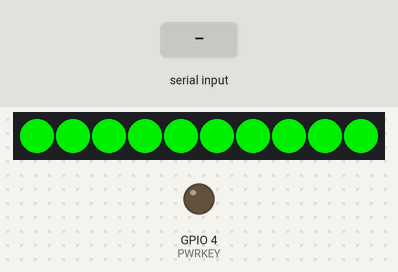
Bench run of a sketch on a simulated ESP32. Parts: 10 RGB LEDs in strip order, left to right, output pins drawn as LEDs (lit = HIGH). The test bench sets the inputs (shaded band). Dim RGB values are drawn brighter than linear; the modem accepts every AT command (registered, SIM ready, sends succeed) and sends nothing else; what the sketch prints to the serial monitor is not drawn.

Above: at 8.2 s.
8.3 s: "+CSQ::45\n" received over the second serial link
At 8.55 s:
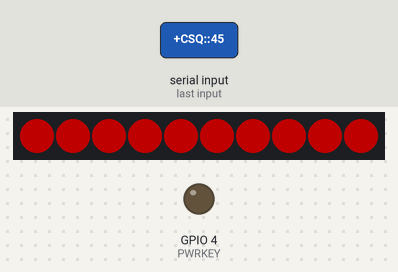
At 11.0 s:
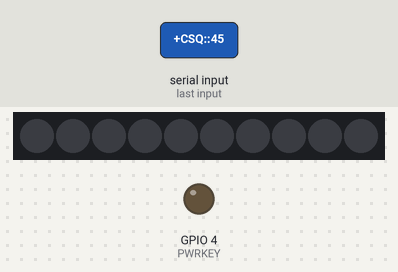
11.3 s: "+CMT:90\n" received over the second serial link
At 13.9 s:
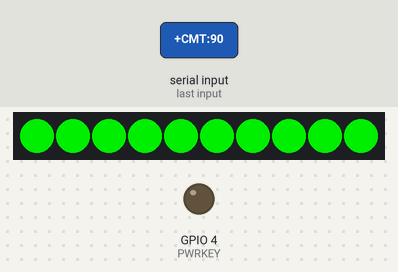
Timing chart, 0 to 15.4 s (numbered marks = the images above; inputs shaded):
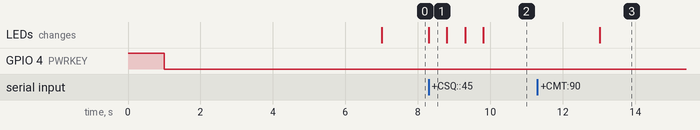

The sketch:

Act3-Text-to-Control.ino
```cpp
#include <HardwareSerial.h>
#include <Adafruit_NeoPixel.h>

#define GSM_RX 17
#define GSM_TX 16
#define PWRKEY 4
HardwareSerial gsm(1);

#define LED_PIN 14
#define NUM_LEDS 10
Adafruit_NeoPixel strip(NUM_LEDS, LED_PIN, NEO_GRB + NEO_KHZ800);

// ----------------------------------------------------
// Color structure for storing RGB values
// ----------------------------------------------------
struct RGB { uint8_t r, g, b; };

// Convert text → actual RGB color
RGB getColor(String color) {
  color.trim();
  color.toUpperCase();

  if (color == "RED")     return {255, 0, 0};
  if (color == "GREEN")   return {0, 255, 0};
  if (color == "BLUE")    return {0, 0, 255};
  if (color == "YELLOW")  return {255, 255, 0};
  if (color == "CYAN")    return {0, 255, 255};
  if (color == "MAGENTA") return {255, 0, 255};
  if (color == "WHITE")   return {255, 255, 255};
  if (color == "OFF")     return {0, 0, 0};

  return {0, 255, 0};  // default = GREEN
}
//message format- BRIGHTNESS:100 COLOR:RED
// ----------------------------------------------------
// Apply color + brightness to NeoPixel strip
// ----------------------------------------------------
void setNeoPixelColor(RGB col, int brightness = 255) {
  brightness = constrain(brightness, 0, 255);

  uint8_t r = (col.r * brightness) / 255;
  uint8_t g = (col.g * brightness) / 255;
  uint8_t b = (col.b * brightness) / 255;

  for (int i = 0; i < NUM_LEDS; i++) {
    strip.setPixelColor(i, strip.Color(r, g, b));
  }
  strip.show();
}

// ----------------------------------------------------
// GLOBAL STATE
// ----------------------------------------------------
String smsBuffer = "";

RGB lastColor = {0, 255, 0}; // Default GREEN
int currentBrightness = 200;

unsigned long previousMillis = 0;
unsigned long blinkTimer = 0;
bool blinkState = false;

bool noSignal = false;               // updated via +CSQ:
bool waitingForSMSBody = false;      // true when next line is actual SMS text

const long interval = 50;

// ----------------------------------------------------
// Request for GSM signal quality (CSQ)
// ----------------------------------------------------
void checkGSMSignal() {
  gsm.println("AT+CSQ");
}

// ----------------------------------------------------
// SETUP
// ----------------------------------------------------
void setup() {
  Serial.begin(115200);
  gsm.begin(9600, SERIAL_8N1, GSM_RX, GSM_TX);
  pinMode(PWRKEY, OUTPUT);

  // Proper SIM800C power-on pulse
  digitalWrite(PWRKEY, HIGH);
  delay(1000);
  digitalWrite(PWRKEY, LOW);
  delay(5000);

  Serial.println("Booting SIM800C...");

  // Text mode SMS
  gsm.println("AT+CMGF=1");
  delay(500);

  // Auto print received SMS to serial
  gsm.println("AT+CNMI=2,2,0,0,0");
  delay(500);

  strip.begin();
  setNeoPixelColor(lastColor, currentBrightness);

  Serial.println("GSM Ready… Waiting for signal.");
}

// ----------------------------------------------------
// MAIN LOOP
// ----------------------------------------------------
void loop() {

  unsigned long currentMillis = millis();

  // ----------- NON-BLOCKING GSM CHECK -----------
  if (currentMillis - previousMillis >= interval) {
    previousMillis = currentMillis;

    // Collect all characters from GSM
    while (gsm.available()) {
      char c = gsm.read();
      smsBuffer += c;
    }

    // Process complete lines only
    int newLineIndex = smsBuffer.indexOf('\n');
    if (newLineIndex != -1) {

      String line = smsBuffer.substring(0, newLineIndex + 1);
      smsBuffer = smsBuffer.substring(newLineIndex + 1);

      line.trim();

      // ---------- 1. Check for signal quality response ----------
      if (line.startsWith("+CSQ:")) {
        int val = line.substring(line.indexOf(":") + 1).toInt();
        noSignal = (val <= 5);
        return;  // done
      }

      // ---------- 2. Check for SMS header ----------
      if (line.startsWith("+CMT:")) {
        waitingForSMSBody = true; // next line is actual message text
        return;
      }

      // ---------- 3. The next line after +CMT: is the REAL SMS body ----------
      if (waitingForSMSBody) {
        waitingForSMSBody = false;

        Serial.println("SMS RECEIVED!");
        parseSMS(line);
        return;
      }
    }
  }

  // ----------- BLINK LED WHEN GSM HAS NO SIGNAL -----------
  if (noSignal) {
    if (millis() - blinkTimer >= 500) {
      blinkTimer = millis();
      blinkState = !blinkState;

      if (blinkState)
        setNeoPixelColor({255, 0, 0}, 80); // dim red blink
      else
        setNeoPixelColor({0, 0, 0}, 0);    // off
    }
  }

  // Request signal quality every 3 seconds
  static unsigned long signalCheckTimer = 0;
  if (millis() - signalCheckTimer >= 3000) {
    signalCheckTimer = millis();
    checkGSMSignal();
  }
}

// ----------------------------------------------------
// PARSE SMS COMMANDS (COLOR: & BRIGHTNESS:)
// ----------------------------------------------------
void parseSMS(String msg) {

  noSignal = false; // if SMS arrived → GSM has signal

  msg.replace("\r", "");
  msg.replace("\n", "");
  msg.trim();
  msg.toUpperCase();

  int brightness = currentBrightness;
  String colorName = "";

  // ----- BRIGHTNESS -----
  int bIndex = msg.indexOf("BRIGHTNESS:");
  if (bIndex >= 0) {
    int end = msg.indexOf(" ", bIndex);
    if (end == -1) end = msg.length();
    brightness = msg.substring(bIndex + 11, end).toInt();
    brightness = constrain(brightness, 0, 255);
  }

  // ----- COLOR -----
  int cIndex = msg.indexOf("COLOR:");
  if (cIndex >= 0) {
    int end = msg.indexOf(" ", cIndex);
    if (end == -1) end = msg.length();
    colorName = msg.substring(cIndex + 6, end);
    colorName.trim();
  }

  // Save brightness
  currentBrightness = brightness;

  // If a new color was specified, update it
  if (colorName.length() > 0) {
    lastColor = getColor(colorName);
  }

  // Update the LEDs
  setNeoPixelColor(lastColor, currentBrightness);

  Serial.print("APPLIED → Color: ");
  Serial.print(colorName.length() > 0 ? colorName : "previous color");
  Serial.print(" | Brightness: ");
  Serial.println(currentBrightness);
}
```

Measured:
- after the input at 8.3 s, the LEDs: change at once (image 1)
- after the input at 11.3 s, the LEDs: change after 1.7 s (image 3)
- what the display in image 1 shows lasts 0.5 s, from 8.3 s to 8.8 s
